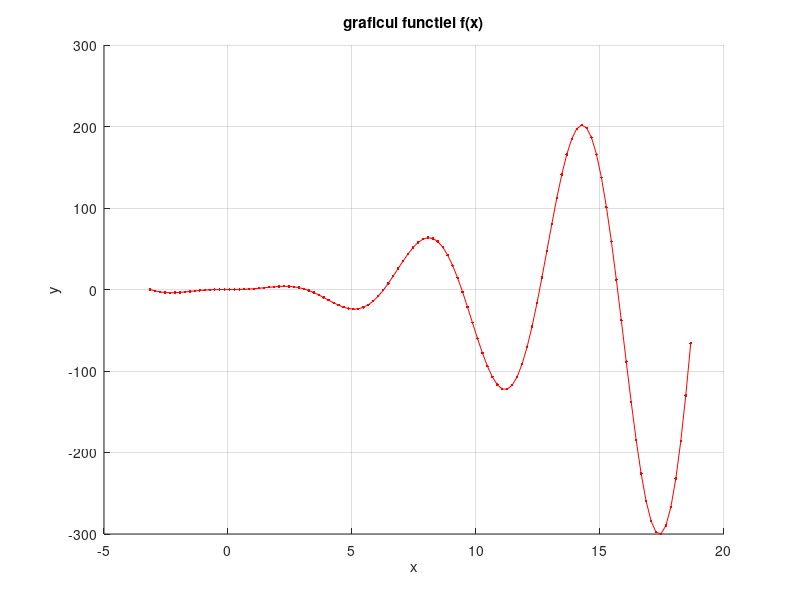
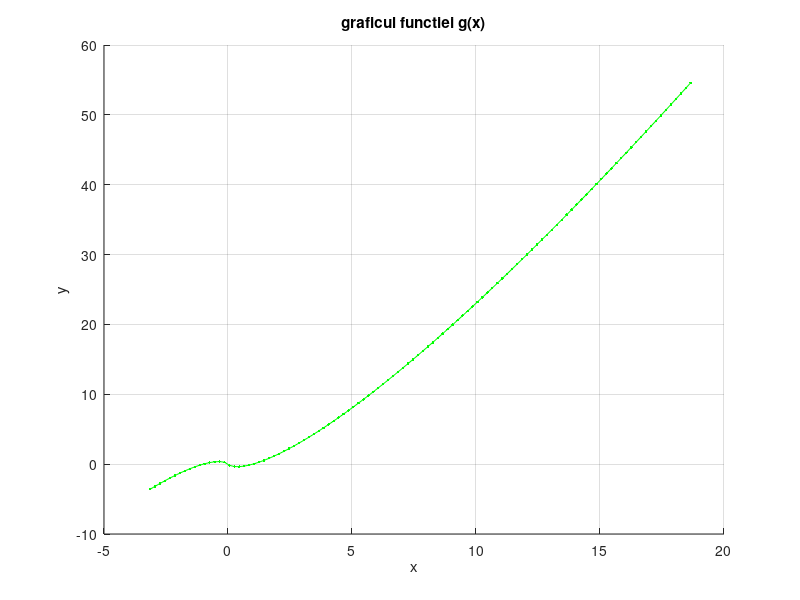
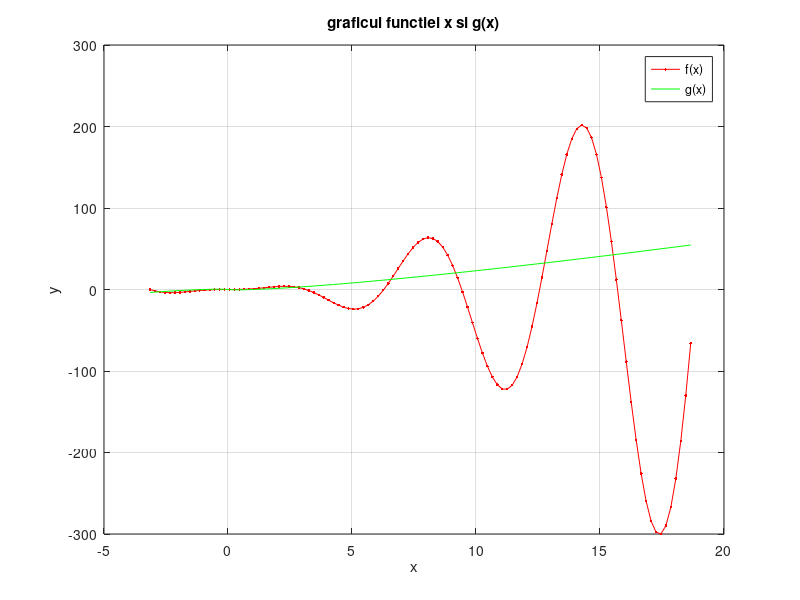
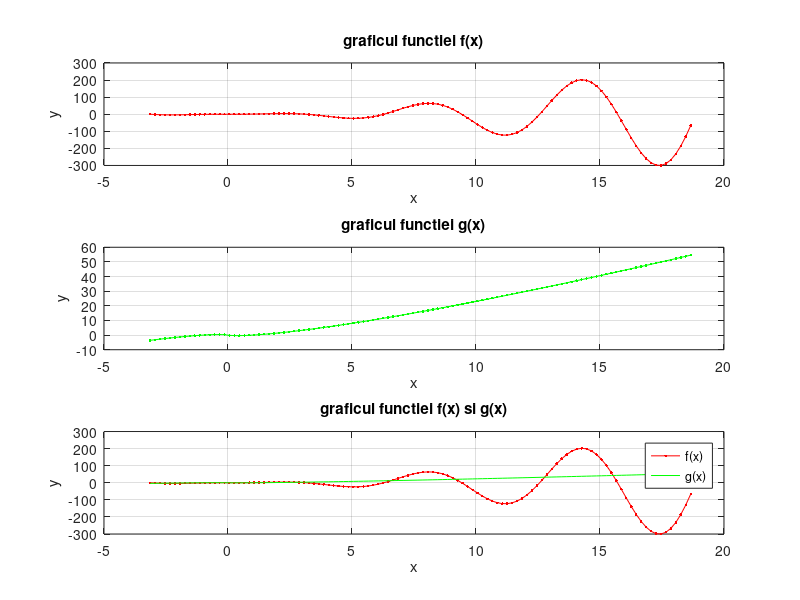

Source code (MATLAB) for these figures, in order:
% Furdui Alexandru, FAF-192, V 10
% Laborator Nr.2
% Exercitiul Nr.1
% Exercitiul Nr.2

x=[-pi:0.2:6*pi];
d=log(abs(x));
f=x.^2.*sin(x);
g=x.*d;
%a
figure (1)
hold on
plot(x, f,'r.-')
title('graficul functiei f(x)')
xlabel('x'); ylabel('y');
grid on
figure (2)
hold on
plot(x, g,'g.-')
title('graficul functiei g(x)')
xlabel('x'); ylabel('y');
grid on
%b
figure (3)
plot(x, f,'r.-',x, g, 'g-')
title('graficul functiei x si g(x)')
xlabel('x'); ylabel('y');
legend('f(x)','g(x)')
grid on
%c1
figure (4)
hold on
subplot(3, 1, 1)
plot(x, f,'r.-')
title('graficul functiei f(x)')
xlabel('x'); ylabel('y');
grid on
hold on
subplot(3, 1, 2)
plot(x, g,'g.-')
title('graficul functiei g(x)')
xlabel('x'); ylabel('y');
grid on
subplot(3, 1, 3)
plot(x, f,'r.-',x, g, 'g-')
title('graficul functiei f(x) si g(x)')
xlabel('x'); ylabel('y');
legend('f(x)','g(x)')
grid on 
%c2
figure (5)
hold on
subplot(1, 3, 1)
plot(x, f,'r.-')
title('graficul functiei f(x)')
xlabel('x'); ylabel('y');
grid on
hold on
subplot(1, 3, 2)
plot(x, g,'g.-')
title('graficul functiei g(x)')
xlabel('x'); ylabel('y');
grid on
subplot(1, 3, 3)
plot(x, f,'r.-',x, g, 'g-')
title('graficul functiei f(x) si g(x)')
xlabel('x'); ylabel('y');
legend('f(x)','g(x)')
grid on 
%c3
figure (6)
hold on
subplot(2, 2, 1)
plot(x, f,'r.-')
title('graficul functiei f(x)')
xlabel('x'); ylabel('y');
grid on
hold on
subplot(1, 2, 2)
plot(x, f,'r.-',x, g, 'g-')
title('graficul functiei f(x) si g(x)')
xlabel('x'); ylabel('y');
legend('f(x)','g(x)')
grid on
subplot(2, 2, 3)
plot(x, g,'g.-')
title('graficul functiei g(x)')
xlabel('x'); ylabel('y');
grid on
 
%c4
figure (7)
hold on
subplot(2, 1, 1)
plot(x, f,'r.-')
title('graficul functiei f(x)')
xlabel('x'); ylabel('y');
grid on
hold on
subplot(2, 2, 3)
plot(x, g,'g.-')
title('graficul functiei g(x)')
xlabel('x'); ylabel('y');
grid on
subplot(2, 2, 4)
plot(x, f,'r.-',x, g, 'g-')
title('graficul functiei f(x) si g(x)')
xlabel('x'); ylabel('y');
legend('f(x)','g(x)')
grid on 
%Exercitiul nr.3
[x1, y1]=meshgrid(-pi:0.1:pi, 1:0.1:5)
z=2.*cos(x1).*log(y1)
figure (8)
mesh(x1, y1, z)
xlabel('x'); ylabel('y');zlabel('z');
figure (9)
surf(x1, y1, z)
xlabel('x'); ylabel('y');zlabel('z');
figure (10)
meshc(x1, y1, z)
xlabel('x'); ylabel('y');zlabel('z');
figure (11)
surfc(x1, y1, z)
xlabel('x'); ylabel('y');zlabel('z');
figure (12)
contour(x1, y1, z)
xlabel('x'); ylabel('y');zlabel('z');
figure (13)
contourf(x1, y1, z)
xlabel('x'); ylabel('y');zlabel('z');
figure (14)
contour3(x1, y1, z)
xlabel('x'); ylabel('y');zlabel('z');

%Concluzie
%In urma acestei lucrari de laborator, am invatat uneltele cu ajutorul 
%caror pot afisa grafice in diferite moduri





